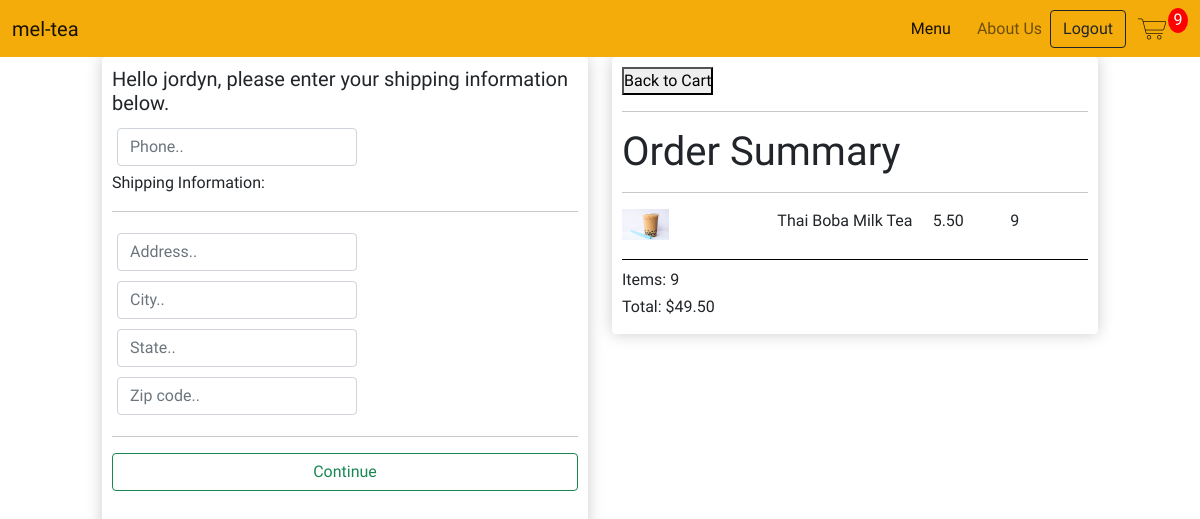
/checkout/ (signed in), run on the app's committed database.
### store/models.py (models this page shows, shortened)
class OrderItem(models.Model):
    product = models.ForeignKey(BobaProduct, on_delete=models.SET_NULL, null=True)
    order = models.ForeignKey(CustomerOrder, on_delete=models.SET_NULL, null=True)
    quantity = models.IntegerField(default=0, null=True, blank=True)
    date_added = models.DateTimeField(auto_now_add=True)
    @property
    def calc_total(self):
        total = self.product.price * self.quantity
        return total

class BobaProduct(models.Model):
    WITH_BOBA = [
        ('YES', 'Boba'),
        ('NO', 'No Boba')
    ]
    name = models.CharField(max_length=200, null=True)
    price = models.DecimalField(max_digits=7, decimal_places=2)
    category = models.CharField(max_length=200, null=True, choices= WITH_BOBA)
    image = models.ImageField(upload_to='boba', default="{% static 'images/filler.jpg' %}", null=True, blank=True)
    date_created = models.DateTimeField(auto_now_add=True)
    @property #@property allow us to access as an attribute
    def image_url(self):
        try:
            url = self.image.url
        except:
            url = ''
        return url

class CustomerOrder(models.Model):
    customer = models.ForeignKey(Customer, on_delete=models.SET_NULL, null=True, blank=True)
    date_ordered = models.DateTimeField(auto_now_add=True)
    completion = models.BooleanField(default=False)
    transaction_id = models.CharField(max_length=200, null=True)
    @property
    def cart_total(self):
        order_items = self.orderitem_set.all()
        total = sum([item.calc_total for item in order_items])
        return total
    @property
    def cart_quantity(self):
        order_items = self.orderitem_set.all()
        total = sum([item.quantity for item in order_items])
        return total

### store/views.py (the view)
# urls.py: path('checkout/', views.checkout, name="checkout"),
def checkout(request):
    cart = cartData(request)
    cart_items = cart['cart_items']
    order = cart['order']
    items = cart['items']
    context = {"items":items, "order":order, 'cart_items':cart_items}
    return render(request, 'store/checkout.html', context)

### store/utils.py (called while the page is built)
def cartData(request):
    if request.user.is_authenticated:
        customer = request.user.customer
        order, created = CustomerOrder.objects.get_or_create(customer=customer)
        items = order.orderitem_set.all()   # (USE ITEM FOR CHILDREN)
        cart_items = order.cart_quantity
    else:
        cookie = guestCookieCart(request)
        cart_items = cookie['cart_items']
        order = cookie['order']
        items = cookie['items']
    return {"items": items, "order": order, 'cart_items':cart_items}

### store/templates/store/checkout.html (shortened to what this page needs)
{% extends 'store/main.html' %}
{% load static %}
{% block content %}
    <div class="row justify-content-center">
        <div class="col-lg-5">
            <div class="product-box" id="form-wrap">
                <form id="checkoutForm">
                    <div id="user-info">
                    </div>
                    <div id="shipping-info">
                        <p>Shipping Information:</p>
                        <hr>
                        <div class="form-field">
                            <input class="form-control" type="text" name="address" placeholder="Address.." required>
                        </div>
                        <div class="form-field">
                            <input class="form-control" type="text" name="city" placeholder="City.." required>
                        </div>
                        <div class="form-field">
                            <input class="form-control" type="text" name="state" placeholder="State.." required>
                        </div>
                        <div class="form-field">
                            <input class="form-control" type="text" name="zipcode" placeholder="Zip code.." required>
                        </div>
                    </div>
                    <hr>
                    <input id="form-button" type="submit" value="Continue" class="btn btn-outline-success btn-block">
                </form>
                <br>
            </div>
        </div>
        <div class="col-lg-5">
            <div class="product-box">
                <button>Back to Cart</button>
                <hr>
                <h1>Order Summary</h1>
                <hr>
                {% for item in items %}
                <div class="cart-row">
                    <div class="cart-row-flex-2"><img class="row-image" src="{{item.product.image_url}}" alt=""></div>
                    <div class="cart-row-flex-2"><p>{{item.product.name}}</p></div>
                    <div class="cart-row-flex-1"><p>{{item.product.price|floatformat:2}}</p></div>
                    <div class="cart-row-flex-1"><p>{{item.quantity}}</p></div>
                </div>
                {% endfor %}
                <h6>Items: {{order.cart_quantity}}</h6>
                <h6>Total: ${{order.cart_total|floatformat:2}}</h6>
                </div>
            </div>
        </div>
{% endblock content %}

### static/css/main.css (style rules this page uses)
* { margin: 0; padding: 0; box-sizing: border-box; }
body { background-color: white; font-family: Comfortaa; }

### static/css/menu.css (style rules this page uses)
.product-box { border-radius: 4px; padding:10px; box-shadow:hsl(0, 0%, 80%) 0 0 16px; }

### static/css/checkout.css (style rules this page uses)
.cart-row { display: flex; align-items: stretch; margin-bottom: 10px; padding-bottom: 10px; border-bottom: 1px solid black; }
.row-image { width: 30%; height: auto; }
.cart-row-flex-2 { flex: 2; }
.cart-row-flex-1 { flex: 1; }
.form-field { display: inline-block; width: 250px; padding: 5px; }
.btn-block { display:block; width: 100%; }

### data on the page
OrderItem: product.image_url (picture), product.name "Thai Boba Milk Tea", product.price "5.50", quantity "9"
CustomerOrder: cart_quantity "9", cart_total "49.50"

### other printed values
{{ cart_items }} "9"
